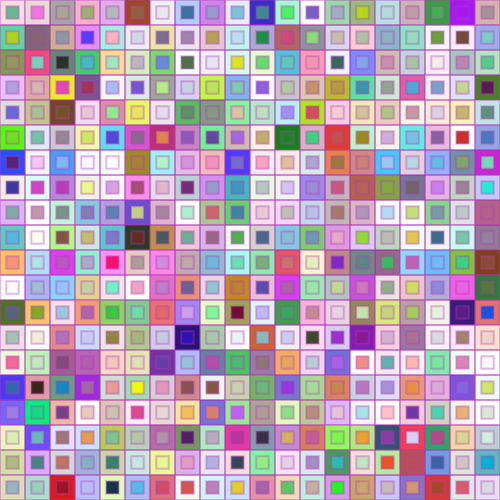
Frame 1 (no input)
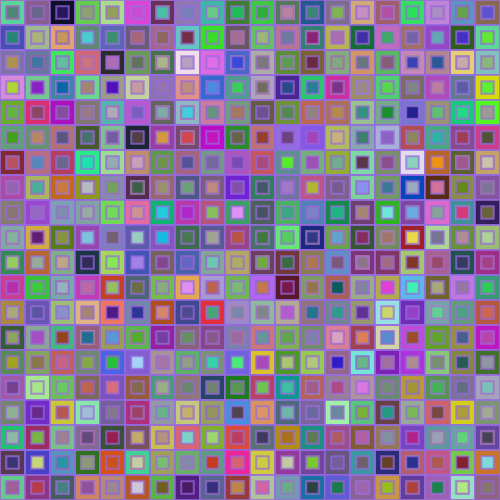
Frame 60 (no input)
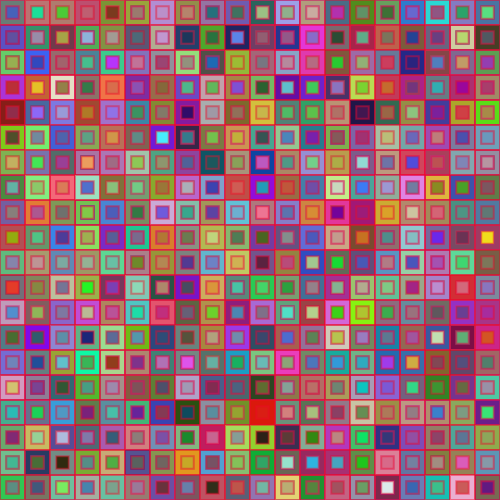
Frame 120 (the mouse pressed at the canvas centre since frame 60)

The p5.js sketch that drew these frames (run headless with seeded random() and noise() and a simulated clock; from frame 60 on, the mouse is pressed at the canvas centre):

// p5.js sketch
// ── sketch.js
var res = 25;
var mini = res/2;
var micro = mini/2;
function setup(){
  createCanvas(500,500);
  frameRate(60);}
function draw() {
  strokeWeight(2);
  let r = int(random(255));
  let g = int(random(255));
  let b = int(random(255));
  let a = int(random(255));
  stroke(r,g,b,a);
//main grid of swuares with mini squares
  for (let i = 0; i<width/res; i++){
    for (let j = 0; j<height/res; j++){
      {
        let r = int(random(255));
        let b = int(random(255));
        let g = int(random(255));
        let a = int(random(255));
        fill(r,g,b,a);
        rect(res*i, res*j, res, res);
      }
      {
        let r = int(random(255));
        let b = int(random(255));
        let g = int(random(255));
        let a = int(random(255));
        fill(r,g,b,a);
        rect(res*i+micro, res*j+micro, mini, mini);
      }
    }
  }
}
